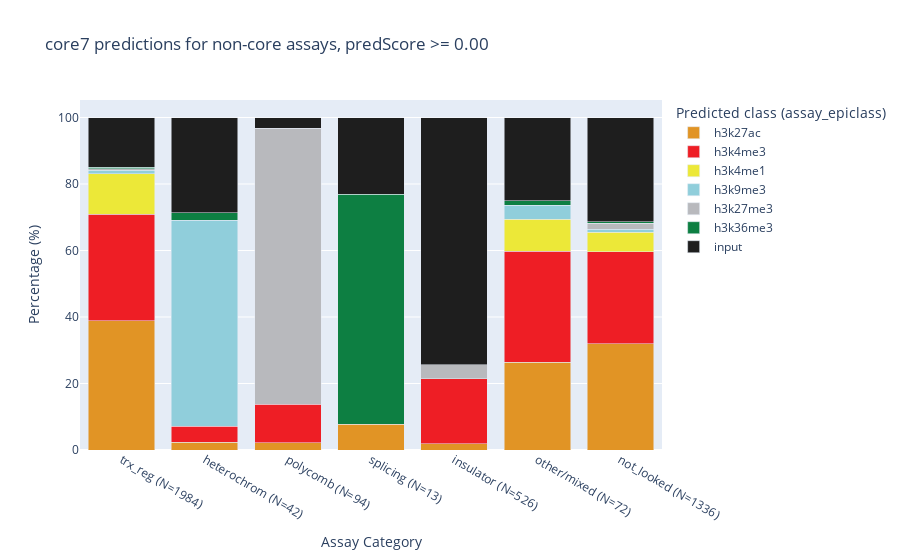
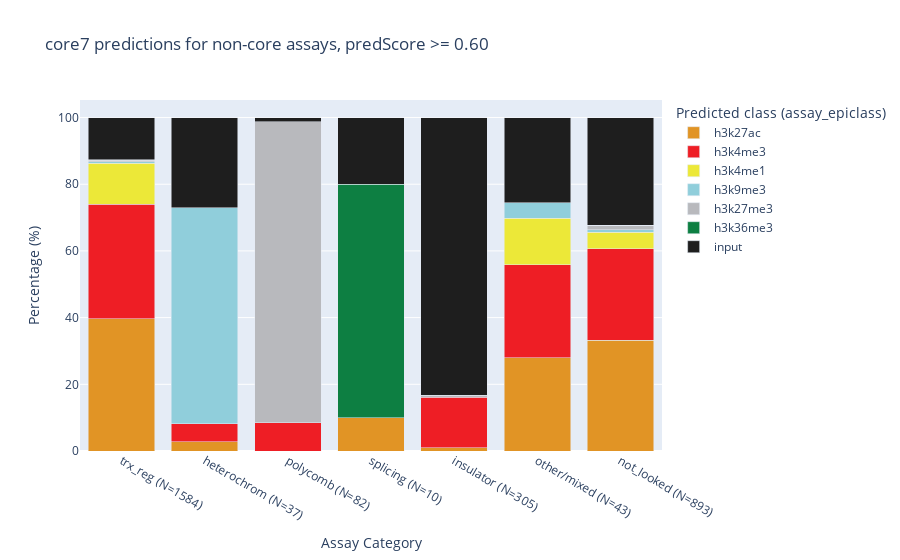

Notebook source saved alongside these figures, in order:
### Code cell
assay_categories_order = [
    "trx_reg",
    "heterochrom",
    "polycomb",
    "splicing",
    "insulator",
    "other/mixed",
    "not_looked",
]

assay_epiclass_order = [
    "h3k27ac",
    "h3k4me3",
    "h3k4me1",
    "h3k9me3",
    "h3k27me3",
    "h3k36me3",
    "input",
]
assay_epiclass_order = {assay: i for i, assay in enumerate(assay_epiclass_order)}
pred_col = f"Predicted class ({ASSAY})"


for min_pred in [0, 0.6]:
    sub_df = encode_non_core_df[encode_non_core_df[f"Max pred ({ASSAY})"] >= min_pred]
    groupby = (
        sub_df.groupby(["assay_category", pred_col])
        .size()
        .reset_index(name="Count")
        .sort_values(["assay_category", "Count"], ascending=[True, False])
    )
    groupby["Percentage"] = groupby.groupby("assay_category")["Count"].transform(
        lambda x: (x / x.sum()) * 100
    )

    # Add order for plotting
    groupby["assay_order"] = groupby[pred_col].map(assay_epiclass_order)
    groupby = groupby.sort_values(
        ["assay_category", "assay_order"], ascending=[False, True]
    )

    # Main plot
    fig = px.bar(
        groupby,
        x="assay_category",
        y="Percentage",
        color=pred_col,
        barmode="stack",
        category_orders={"assay_category": assay_categories_order},
        color_discrete_map=assay_colors,
        title=f"core7 predictions for non-core assays, predScore >= {min_pred:.2f}",
        labels={"Percentage": "Percentage (%)", "assay_category": "Assay Category"},
    )

    # Modify x-axis labels
    total_counts = groupby.groupby("assay_category")["Count"].sum()
    ticktext = [
        f"{assay_category} (N={total_counts[assay_category]})"
        for assay_category in assay_categories_order
    ]
    fig.update_xaxes(tickvals=assay_categories_order, ticktext=ticktext)

    # figname = f"histogram_encode_non-core_assay_epiclass_minPred{min_pred:.2f}"
    fig.show()

### Figure 1 — Plotly figure (JSON) as saved in the notebook; plotly's stock layout.template omitted (floating-point values rounded to 4 significant figures)
{"data": [{"alignmentgroup": "True", "hovertemplate": "Predicted class (assay_epiclass)=h3k27ac<br>Assay Category=%{x}<br>Percentage (%)=%{y}<extra></extra>", "legendgroup": "h3k27ac", "marker": {"color": "rgb(225,148,37)", "pattern": {"shape": ""}}, "name": "h3k27ac", "offsetgroup": "h3k27ac", "orientation": "v", "showlegend": true, "textposition": "auto", "type": "bar", "x": ["trx_reg", "splicing", "polycomb", "other/mixed", "not_looked", "insulator", "heterochrom"], "xaxis": "x", "y": [38.86, 7.692, 2.128, 26.39, 31.96, 1.901, 2.381], "yaxis": "y"}, {"alignmentgroup": "True", "hovertemplate": "Predicted class (assay_epiclass)=h3k4me3<br>Assay Category=%{x}<br>Percentage (%)=%{y}<extra></extra>", "legendgroup": "h3k4me3", "marker": {"color": "rgb(238,30,37)", "pattern": {"shape": ""}}, "name": "h3k4me3", "offsetgroup": "h3k4me3", "orientation": "v", "showlegend": true, "textposition": "auto", "type": "bar", "x": ["trx_reg", "polycomb", "other/mixed", "not_looked", "insulator", "heterochrom"], "xaxis": "x", "y": [32.01, 11.7, 33.33, 27.69, 19.58, 4.762], "yaxis": "y"}, {"alignmentgroup": "True", "hovertemplate": "Predicted class (assay_epiclass)=h3k4me1<br>Assay Category=%{x}<br>Percentage (%)=%{y}<extra></extra>", "legendgroup": "h3k4me1", "marker": {"color": "rgb(236,232,56)", "pattern": {"shape": ""}}, "name": "h3k4me1", "offsetgroup": "h3k4me1", "orientation": "v", "showlegend": true, "textposition": "auto", "type": "bar", "x": ["trx_reg", "other/mixed", "not_looked"], "xaxis": "x", "y": [12.15, 9.722, 5.763], "yaxis": "y"}, {"alignmentgroup": "True", "hovertemplate": "Predicted class (assay_epiclass)=h3k9me3<br>Assay Category=%{x}<br>Percentage (%)=%{y}<extra></extra>", "legendgroup": "h3k9me3", "marker": {"color": "rgb(144,206,219)", "pattern": {"shape": ""}}, "name": "h3k9me3", "offsetgroup": "h3k9me3", "orientation": "v", "showlegend": true, "textposition": "auto", "type": "bar", "x": ["trx_reg", "other/mixed", "not_looked", "heterochrom"], "xaxis": "x", "y": [1.058, 4.167, 1.048, 61.9], "yaxis": "y"}, {"alignmentgroup": "True", "hovertemplate": "Predicted class (assay_epiclass)=h3k27me3<br>Assay Category=%{x}<br>Percentage (%)=%{y}<extra></extra>", "legendgroup": "h3k27me3", "marker": {"color": "rgb(184,185,189)", "pattern": {"shape": ""}}, "name": "h3k27me3", "offsetgroup": "h3k27me3", "orientation": "v", "showlegend": true, "textposition": "auto", "type": "bar", "x": ["trx_reg", "polycomb", "not_looked", "insulator"], "xaxis": "x", "y": [0.5544, 82.98, 1.722, 4.183], "yaxis": "y"}, {"alignmentgroup": "True", "hovertemplate": "Predicted class (assay_epiclass)=h3k36me3<br>Assay Category=%{x}<br>Percentage (%)=%{y}<extra></extra>", "legendgroup": "h3k36me3", "marker": {"color": "rgb(13,127,66)", "pattern": {"shape": ""}}, "name": "h3k36me3", "offsetgroup": "h3k36me3", "orientation": "v", "showlegend": true, "textposition": "auto", "type": "bar", "x": ["trx_reg", "splicing", "other/mixed", "not_looked", "heterochrom"], "xaxis": "x", "y": [0.4536, 69.23, 1.389, 0.4491, 2.381], "yaxis": "y"}, {"alignmentgroup": "True", "hovertemplate": "Predicted class (assay_epiclass)=input<br>Assay Category=%{x}<br>Percentage (%)=%{y}<extra></extra>", "legendgroup": "input", "marker": {"color": "rgb(30,30,30)", "pattern": {"shape": ""}}, "name": "input", "offsetgroup": "input", "orientation": "v", "showlegend": true, "textposition": "auto", "type": "bar", "x": ["trx_reg", "splicing", "polycomb", "other/mixed", "not_looked", "insulator", "heterochrom"], "xaxis": "x", "y": [14.92, 23.08, 3.191, 25, 31.36, 74.33, 28.57], "yaxis": "y"}], "layout": {"barmode": "stack", "legend": {"title": {"text": "Predicted class (assay_epiclass)"}, "tracegroupgap": 0}, "title": {"text": "core7 predictions for non-core assays, predScore >= 0.00"}, "xaxis": {"anchor": "y", "categoryarray": ["trx_reg", "heterochrom", "polycomb", "splicing", "insulator", "other/mixed", "not_looked"], "categoryorder": "array", "domain": [0, 1], "ticktext": ["trx_reg (N=1984)", "heterochrom (N=42)", "polycomb (N=94)", "splicing (N=13)", "insulator (N=526)", "other/mixed (N=72)", "not_looked (N=1336)"], "tickvals": ["trx_reg", "heterochrom", "polycomb", "splicing", "insulator", "other/mixed", "not_looked"], "title": {"text": "Assay Category"}}, "yaxis": {"anchor": "x", "domain": [0, 1], "title": {"text": "Percentage (%)"}}}}

### Figure 2 — Plotly figure (JSON) as saved in the notebook; plotly's stock layout.template omitted (floating-point values rounded to 4 significant figures)
{"data": [{"alignmentgroup": "True", "hovertemplate": "Predicted class (assay_epiclass)=h3k27ac<br>Assay Category=%{x}<br>Percentage (%)=%{y}<extra></extra>", "legendgroup": "h3k27ac", "marker": {"color": "rgb(225,148,37)", "pattern": {"shape": ""}}, "name": "h3k27ac", "offsetgroup": "h3k27ac", "orientation": "v", "showlegend": true, "textposition": "auto", "type": "bar", "x": ["trx_reg", "splicing", "other/mixed", "not_looked", "insulator", "heterochrom"], "xaxis": "x", "y": [39.65, 10, 27.91, 33.15, 0.9836, 2.703], "yaxis": "y"}, {"alignmentgroup": "True", "hovertemplate": "Predicted class (assay_epiclass)=h3k4me3<br>Assay Category=%{x}<br>Percentage (%)=%{y}<extra></extra>", "legendgroup": "h3k4me3", "marker": {"color": "rgb(238,30,37)", "pattern": {"shape": ""}}, "name": "h3k4me3", "offsetgroup": "h3k4me3", "orientation": "v", "showlegend": true, "textposition": "auto", "type": "bar", "x": ["trx_reg", "polycomb", "other/mixed", "not_looked", "insulator", "heterochrom"], "xaxis": "x", "y": [34.34, 8.537, 27.91, 27.44, 15.08, 5.405], "yaxis": "y"}, {"alignmentgroup": "True", "hovertemplate": "Predicted class (assay_epiclass)=h3k4me1<br>Assay Category=%{x}<br>Percentage (%)=%{y}<extra></extra>", "legendgroup": "h3k4me1", "marker": {"color": "rgb(236,232,56)", "pattern": {"shape": ""}}, "name": "h3k4me1", "offsetgroup": "h3k4me1", "orientation": "v", "showlegend": true, "textposition": "auto", "type": "bar", "x": ["trx_reg", "other/mixed", "not_looked"], "xaxis": "x", "y": [12.31, 13.95, 5.039], "yaxis": "y"}, {"alignmentgroup": "True", "hovertemplate": "Predicted class (assay_epiclass)=h3k9me3<br>Assay Category=%{x}<br>Percentage (%)=%{y}<extra></extra>", "legendgroup": "h3k9me3", "marker": {"color": "rgb(144,206,219)", "pattern": {"shape": ""}}, "name": "h3k9me3", "offsetgroup": "h3k9me3", "orientation": "v", "showlegend": true, "textposition": "auto", "type": "bar", "x": ["trx_reg", "other/mixed", "not_looked", "heterochrom"], "xaxis": "x", "y": [0.4419, 4.651, 0.6719, 64.86], "yaxis": "y"}, {"alignmentgroup": "True", "hovertemplate": "Predicted class (assay_epiclass)=h3k27me3<br>Assay Category=%{x}<br>Percentage (%)=%{y}<extra></extra>", "legendgroup": "h3k27me3", "marker": {"color": "rgb(184,185,189)", "pattern": {"shape": ""}}, "name": "h3k27me3", "offsetgroup": "h3k27me3", "orientation": "v", "showlegend": true, "textposition": "auto", "type": "bar", "x": ["trx_reg", "polycomb", "not_looked", "insulator"], "xaxis": "x", "y": [0.3788, 90.24, 1.344, 0.6557], "yaxis": "y"}, {"alignmentgroup": "True", "hovertemplate": "Predicted class (assay_epiclass)=h3k36me3<br>Assay Category=%{x}<br>Percentage (%)=%{y}<extra></extra>", "legendgroup": "h3k36me3", "marker": {"color": "rgb(13,127,66)", "pattern": {"shape": ""}}, "name": "h3k36me3", "offsetgroup": "h3k36me3", "orientation": "v", "showlegend": true, "textposition": "auto", "type": "bar", "x": ["trx_reg", "splicing", "not_looked"], "xaxis": "x", "y": [0.2525, 70, 0.112], "yaxis": "y"}, {"alignmentgroup": "True", "hovertemplate": "Predicted class (assay_epiclass)=input<br>Assay Category=%{x}<br>Percentage (%)=%{y}<extra></extra>", "legendgroup": "input", "marker": {"color": "rgb(30,30,30)", "pattern": {"shape": ""}}, "name": "input", "offsetgroup": "input", "orientation": "v", "showlegend": true, "textposition": "auto", "type": "bar", "x": ["trx_reg", "splicing", "polycomb", "other/mixed", "not_looked", "insulator", "heterochrom"], "xaxis": "x", "y": [12.63, 20, 1.22, 25.58, 32.25, 83.28, 27.03], "yaxis": "y"}], "layout": {"barmode": "stack", "legend": {"title": {"text": "Predicted class (assay_epiclass)"}, "tracegroupgap": 0}, "title": {"text": "core7 predictions for non-core assays, predScore >= 0.60"}, "xaxis": {"anchor": "y", "categoryarray": ["trx_reg", "heterochrom", "polycomb", "splicing", "insulator", "other/mixed", "not_looked"], "categoryorder": "array", "domain": [0, 1], "ticktext": ["trx_reg (N=1584)", "heterochrom (N=37)", "polycomb (N=82)", "splicing (N=10)", "insulator (N=305)", "other/mixed (N=43)", "not_looked (N=893)"], "tickvals": ["trx_reg", "heterochrom", "polycomb", "splicing", "insulator", "other/mixed", "not_looked"], "title": {"text": "Assay Category"}}, "yaxis": {"anchor": "x", "domain": [0, 1], "title": {"text": "Percentage (%)"}}}}
